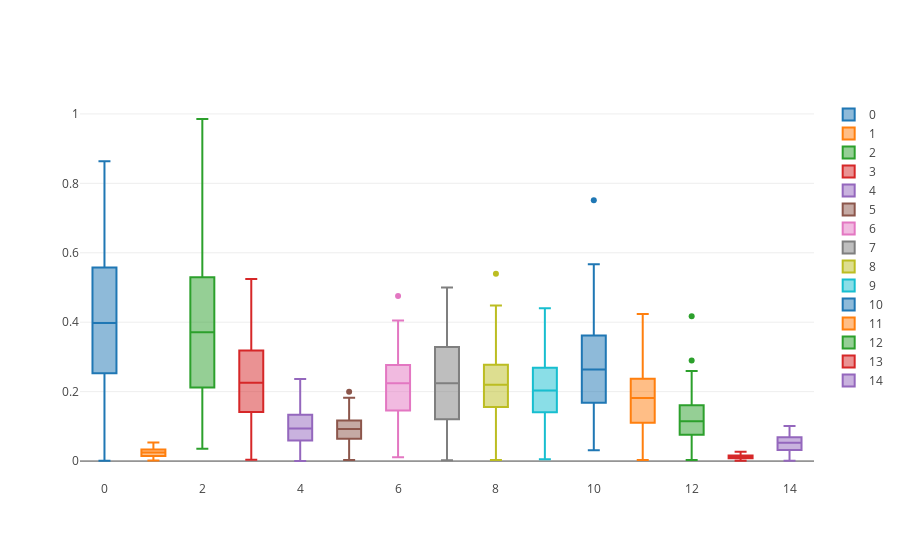

Write notebook code for a chart like this one.
### Code cell
aux = q_u_DF.drop(columns=['movieId']).transpose()
data = []
for i in range(len(aux)):
    trace = go.Box(
        y = aux.iloc[i,:].values,
        name = str(i)
    )

    data.append(trace)

iplot(data)
